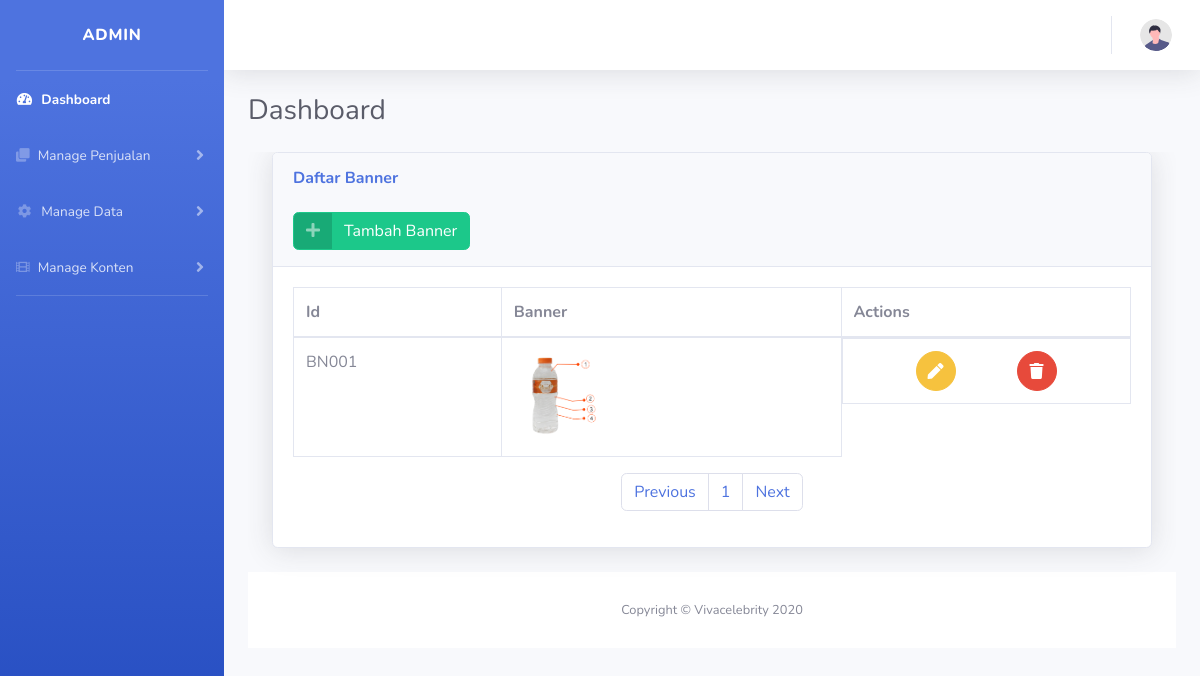
Page /web/admin/home.php?menu=banner on the committed database.
### tables this page shows
CREATE TABLE `tabel_slide` (
  `id_slide` varchar(50) NOT NULL,
  `gbr_slide` varchar(50) NOT NULL,
  `judul_slide` varchar(100) NOT NULL,
  `ket_slide` varchar(1000) NOT NULL
);

### web/admin/master/banner.php (the view, shortened to what this page needs)
<!DOCTYPE html>
<html lang="en">
<head>
    <link href="vendor/fontawesome-free/css/all.min.css" rel="stylesheet" type="text/css">
    <link href="css/sb-admin-2.min.css" rel="stylesheet">
</head>
<?php
include 'koneksi.php';
?>
<?php
         $batas = 10;
            $halaman = isset($_GET['halaman'])?(int)$_GET['halaman'] : 1;
            $halaman_awal = ($halaman > 1) ? ($halaman * $batas) - $batas : 0;
            $previous = $halaman - 1;
            $next = $halaman + 1;
            $data = mysqli_query($koneksi,"SELECT * FROM tabel_slide");
            $jumlah_data = mysqli_num_rows($data);
            $total_halaman = ceil($jumlah_data / $batas);
            $katQuery = "SELECT * FROM tabel_slide limit $halaman_awal, $batas";
            $executeKat = mysqli_query($koneksi, $katQuery);
?>
<body id="page-top">
        <div id="content-wrapper" class="d-flex flex-column">
            <div id="content">
                <div class="container-fluid">
                    <div class="card shadow mb-4">
                        <div class="card-header py-3">
                            <h6 class="m-0 font-weight-bold text-primary">Daftar Banner</h6>
                            <br>
                            <a href="?menu=tambah_banner" class="btn btn-success btn-icon-split">
                                <span class="icon text-white-50">
                                  <i class="fas fa-plus"></i>
                                </span>
                                <span class="text">Tambah Banner</span>
                              </a>
                        </div>
                        <div class="card-body">
                            <div class="table-responsive">
                                <table class="table table-bordered" id="dataTable" width="100%" cellspacing="0">
                                    <thead>
                                        <tr>
                                            <th>Id</th>
                                            <th>Banner</th>
                                            <th>Actions</th>
                                        </tr>
                                    </thead>
                                    <tbody>
                                    <?php  while ($data = mysqli_fetch_assoc($executeKat)) {?>
                                        <tr>
                                            <td><?php echo $data['id_slide'];?></td>
                                            <td><img src="images/banner/<?php echo $data['gbr_slide'];?>" width="100"/></td>
                                            <td style="justify-content: space-evenly; display: flex; height: fit-content">
                                            <a href="?menu=ubah_banner&&id_slide=<?php echo $data['id_slide']; ?>" class="btn btn-warning btn-circle">
                                                    <i class="fas fa-pen"></i>
                                                </a>
                                                <a href="?menu=hapus_banner&&id_slide=<?php echo $data['id_slide']; ?>" onclick = "return confirm('Apakah anda yakin?');" class="btn btn-danger btn-circle">
                                                    <i class="fas fa-trash"></i>
                                                </a>
                                            </td>
                                        </tr>
                                        <?php
                                    }
                                        ?>
                                    </tbody>
                                </table>
                            </div>
                            <nav>
                              <ul class="pagination justify-content-center">
                                <li class="page-item">
                                  <a class="page-link" <?php if($halaman > 1){ echo "href='?menu=banner&&halaman=$previous'"; } ?>>Previous</a>
                                </li>
                                <?php
                                for($x=1;$x<=$total_halaman;$x++){
                                  ?>
                                  <li class="page-item"><a class="page-link" href="?menu=banner&&halaman=<?php echo $x ?>"><?php echo $x; ?></a></li>
                                  <?php
                                }
                                ?>
                                <li class="page-item">
                                  <a  class="page-link" <?php if($halaman < $total_halaman) { echo "href='?menu=banner&&halaman=$next'"; } ?>>Next</a>
                                </li>
                              </ul>
                            </nav>
                        </div>
                    </div>
                </div>
            </div>
            <footer class="sticky-footer bg-white">
                <div class="container my-auto">
                    <div class="copyright text-center my-auto">
                        <span>Copyright &copy; Vivacelebrity 2020</span>
                    </div>
                </div>
            </footer>
        </div>
    </div>
</body>
</html>

### rows in the picture
tabel_slide: id_slide "BN001", gbr_slide (picture)
